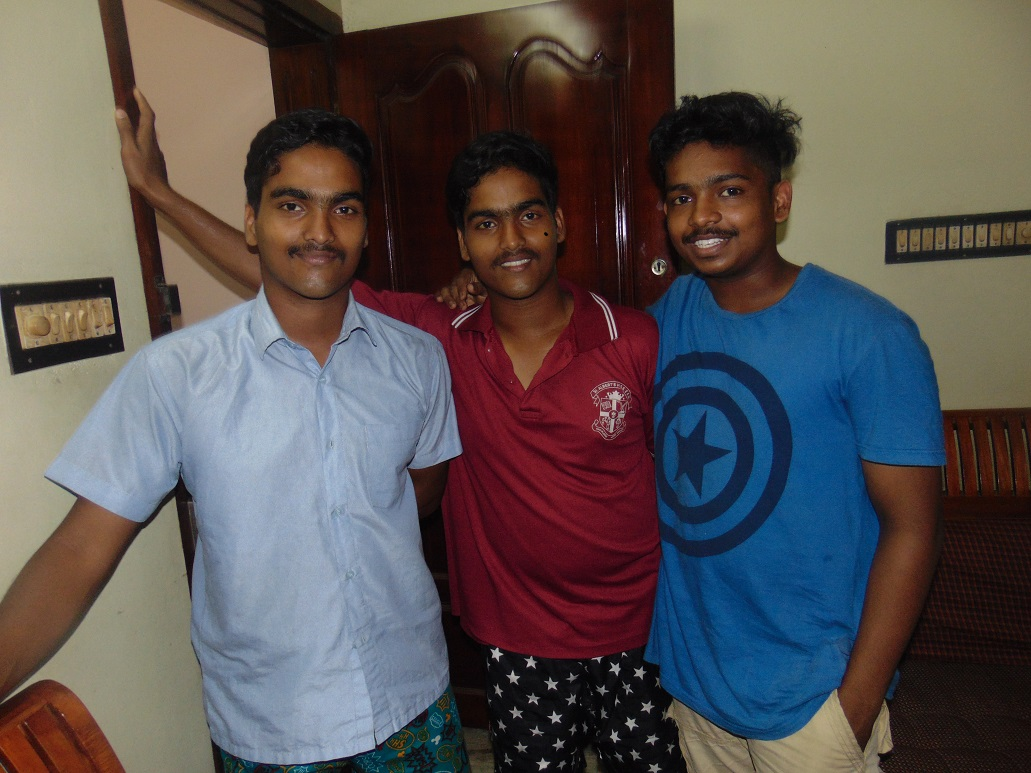
#> input picture python programs/images/Faces/p1.JPG, 1031 x 773 px, found by its file name
$ python face_detection.py
#> lines starting #> are read from the running program, lines starting #| are printed output that depends on the picture; after the words box and inside, x2 and y2 are one past the last pixel; in counts of white or black regions, pixels touching at a corner belong together
import numpy as np
import cv2
import os

input_dir = os.getcwd() + '\\images\\Faces\\p1.jpg'

face_cascade = cv2.CascadeClassifier('C:\\Users\\Admin\\AppData\\Local\\Programs\\Python\\Python36\\Lib\\site-packages\\cv2\\data\\haarcascade_frontalface_default.xml')
eye_cascade = cv2.CascadeClassifier('C:\\Users\\Admin\\AppData\\Local\\Programs\\Python\\Python36\\Lib\\site-packages\\cv2\\data\\haarcascade_eye.xml')

img = cv2.imread(input_dir)
#> img is the input picture: shape (773, 1031, 3); mean B, G, R 82.8, 82.7, 89.6
gray = cv2.cvtColor(img, cv2.COLOR_BGR2GRAY)
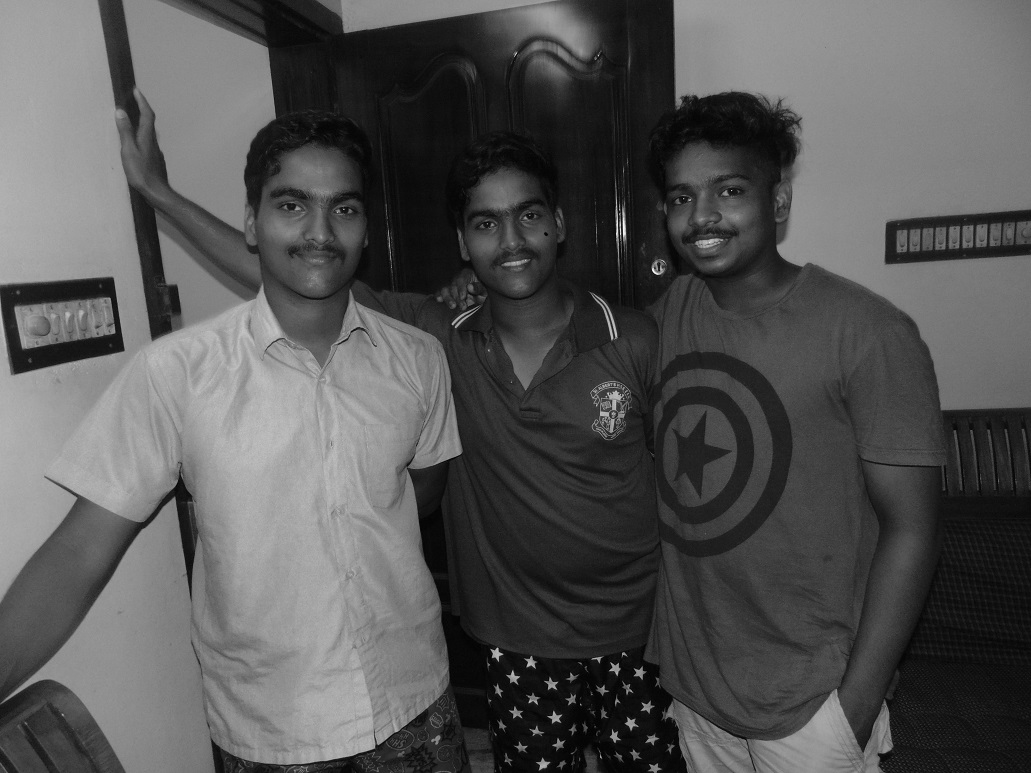
#> gray: shape (773, 1031); min 0, max 252, mean 84.7
faces = face_cascade.detectMultiScale(gray, 1.3, 5)
#> faces = [[646, 146, 120, 120], [452, 172, 117, 117], [249, 154, 136, 136]]
for (x,y,w,h) in faces:
    #img = cv2.rectangle(img,(x,y),(x+w,y+h),(255,0,0),2)

    cx=x+w*.5
    cy=y+h*.5
    r=(h)*.5
    img =  cv2.circle(img,(int(cx),int(cy)),(int(r)),(255,0,0),2)
    roi_gray = gray[y:y+h, x:x+w]
    roi_color = img[y:y+h, x:x+w]
    eyes = eye_cascade.detectMultiScale(roi_gray)
    for (ex,ey,ew,eh) in eyes:
        cv2.rectangle(roi_color,(ex,ey),(ex+ew,ey+eh),(0,255,0),2)
#> this loop made 3 passes
#> (x, y, w, h, cx, cy, r, eyes) on passes 1 to 3: (646, 146, 120, 120, 706, 206, 60, [[68, 30, 31, 31], [21, 39, 29, 29]]), (452, 172, 117, 117, 510.5, 230.5, 58.5, [[63, 29, 28, 28], [16, 35, 34, 34]]), (249, 154, 136, 136, 317, 222, 68, [[20, 31, 40, 40], [80, 41, 30, 30]])
#> pass 1, `roi_gray = gray[y:y+h, x:x+w]`:
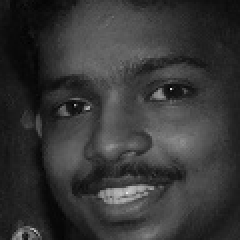
#> roi_gray: shape (120, 120) (shown 2 times larger); min 1, max 232, mean 54.5
#> pass 1, `roi_color = img[y:y+h, x:x+w]`:
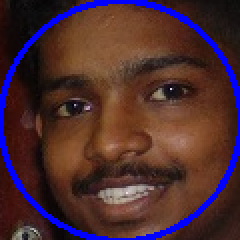
#> roi_color: shape (120, 120, 3) (shown 2 times larger); mean B, G, R 49, 44, 75
#> pass 2, `img =  cv2.circle(img,(int(cx),int(cy)),(int(r)),(255,0,0),2)`:
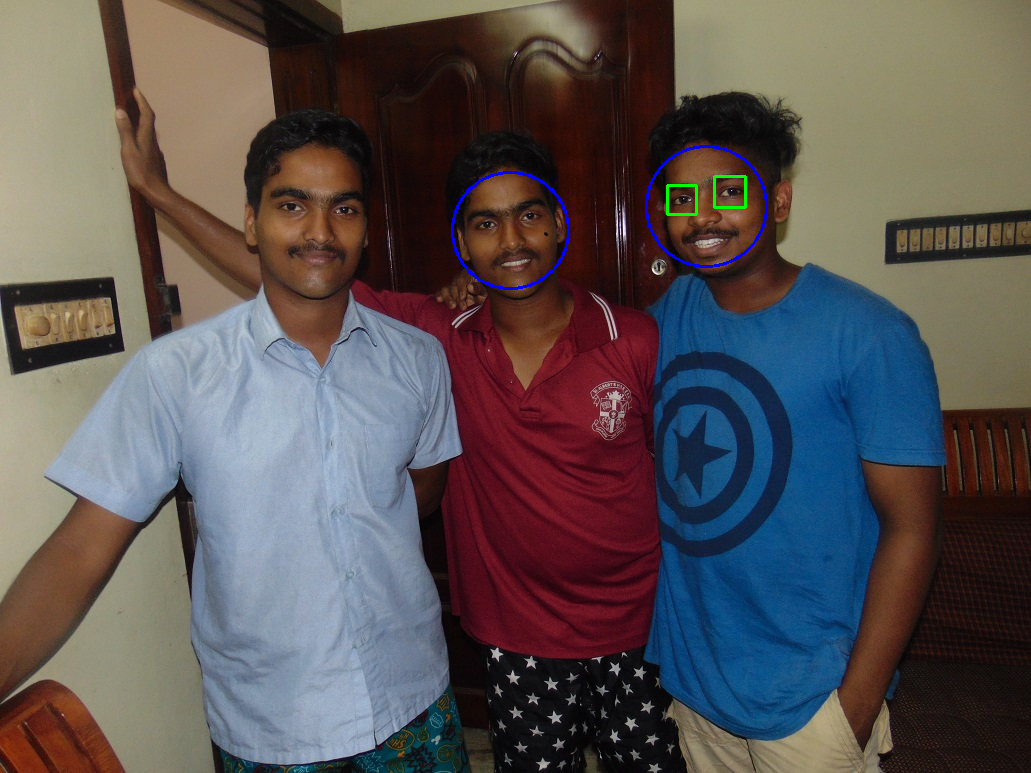
#> img: shape (773, 1031, 3); mean B, G, R 83.4, 82.8, 89.4
#> after the loop:
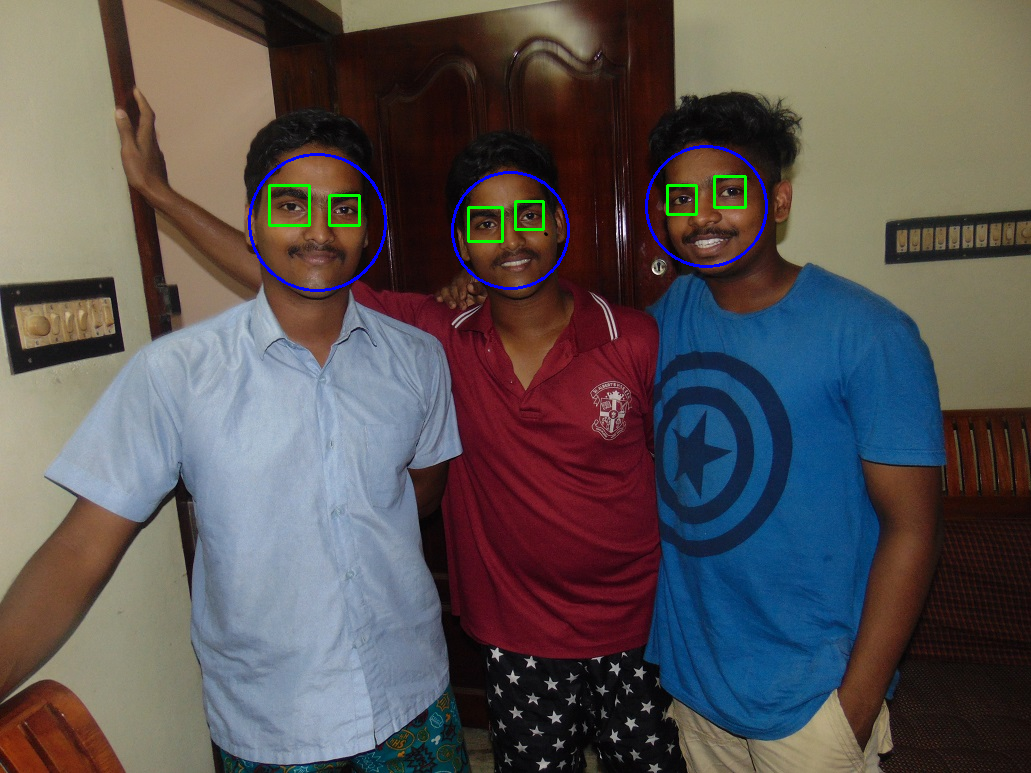
#> img: shape (773, 1031, 3); 0.36% of pixels changed, all inside (x1, y1, x2, y2) = (248, 153, 545, 292)
#> after the loop:
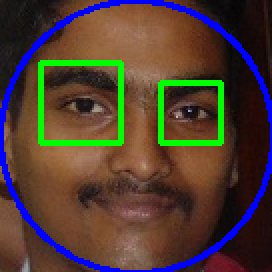
#> roi_color: shape (136, 136, 3) (shown 2 times larger); mean B, G, R 51, 60.8, 78
#> after the loop:
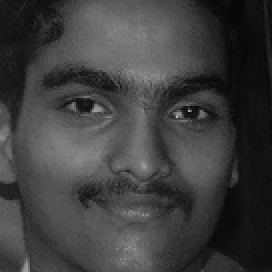
#> roi_gray: shape (136, 136) (shown 2 times larger); min 5, max 189, mean 62.6

cv2.imshow('img',img)
cv2.waitKey(0)
cv2.destroyAllWindows()
